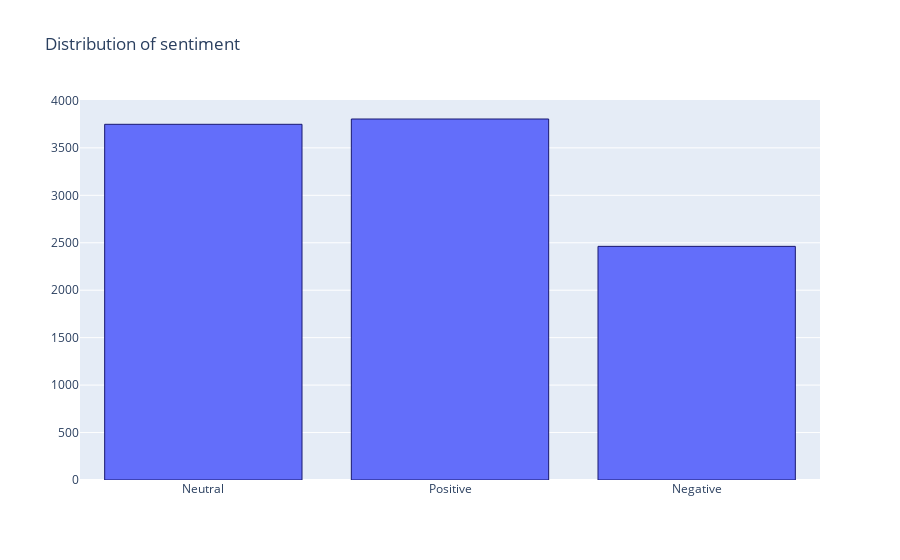

Write notebook code for a chart like this one.
### Code cell
x = ['Neutral', 'Positive', 'Negative']
y = [len(neutral),  len(positive), len(negative)]

import plotly.graph_objs as go
# Use the hovertext kw argument for hover text
fig = go.Figure(data=[go.Bar(x=x, y=y,
            hovertext=['61% of tweets', '28% of tweets', '11% of tweets'])])

# Customize aspect
#marker_color='rgb(158,202,225)'
fig.update_traces(marker_line_color='midnightblue',
                  marker_line_width=1.)
fig.update_layout(title_text='Distribution of sentiment')
fig.show()

### Figure 1 — Plotly figure (JSON) as saved in the notebook; plotly's stock layout.template omitted (floating-point values rounded to 4 significant figures)
{"data": [{"hovertext": ["61% of tweets", "28% of tweets", "11% of tweets"], "marker": {"line": {"color": "midnightblue", "width": 1}}, "type": "bar", "x": ["Neutral", "Positive", "Negative"], "y": [3748, 3804, 2462]}], "layout": {"autosize": true, "title": {"text": "Distribution of sentiment"}, "xaxis": {"autorange": true, "range": [-0.5, 2.5], "type": "category"}, "yaxis": {"autorange": true, "range": [0, 4004.0], "type": "linear"}}}
